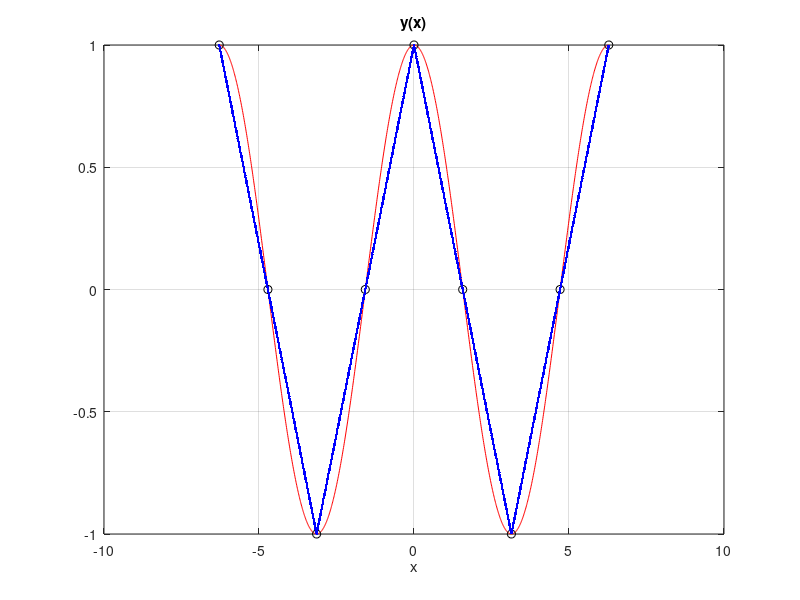
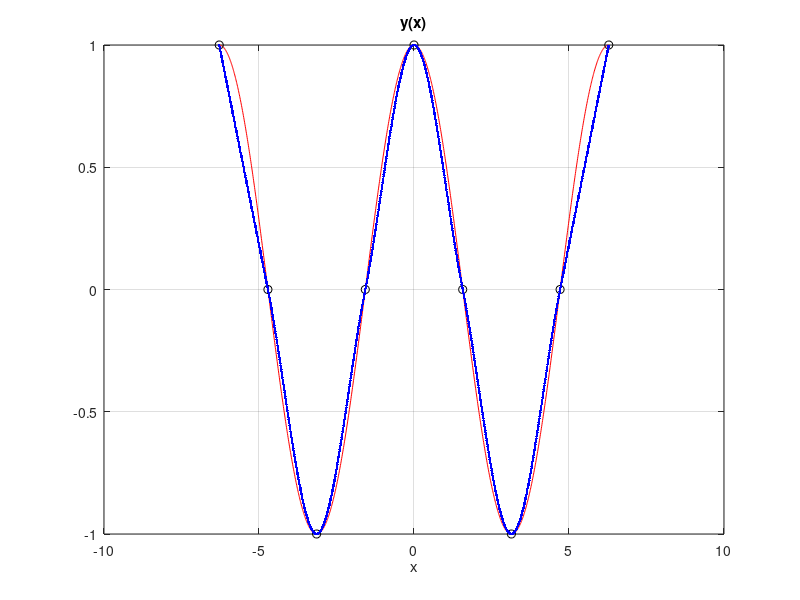
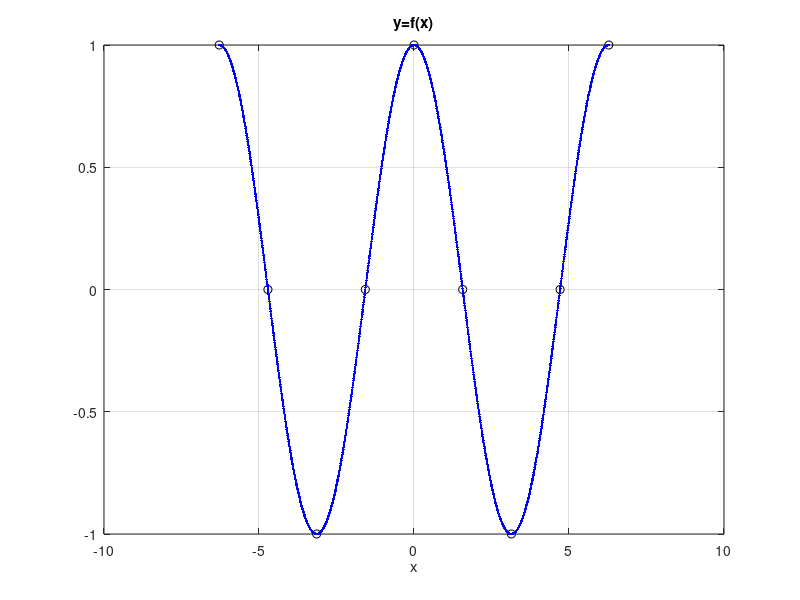

Write the MATLAB code that produced these figures, in order.
clear all; 
close all;
clc;

% Funkcja dokladnie - malymi kroczkami
x = ( -2*pi : 0.01 : 2*pi)';
y = cos(x);
% Wezly - zgrubnie - duze kroki
xk = ( -2*pi : 0.5*pi : 2*pi)';
yk = cos(xk);
% Linear spline
yi = interp1(xk,yk,x,'linear');
figure; plot(x,y,'r',xk,yk,'ko',x,yi,'b.'); xlabel('x'); title('y(x)'); grid;
% Cubic spline
yi = interp1(xk,yk,x,'cubic');
figure; plot(x,y,'r',xk,yk,'ko',x,yi,'b.'); xlabel('x'); title('y(x)'); grid;
% Cubic spline ze Spline Toolbox
cs = spline(x,[0; y; 0]);
yi = ppval(cs,x);
figure; plot(x,y,'r-', xk,yk,'ko', x,yi,'b.-'); xlabel('x'); title('y=f(x)'); grid;
 